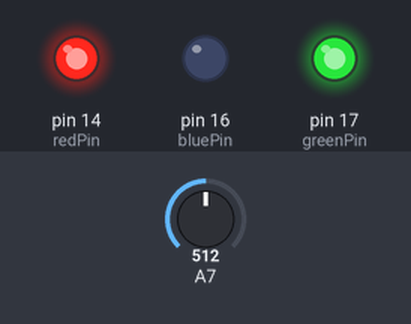
Bench run of a sketch on a simulated Arduino Uno, built with avr-gcc and run on an emulated ATmega328P. Parts: output pins drawn as LEDs (lit = HIGH). The inputs (shaded band) are chosen by the test bench; at power-on: A7 = 512.

Above: at 1.2 s.
1.3 s: A7 set to 402
2.8 s: A7 set to 374
At 3.9 s:
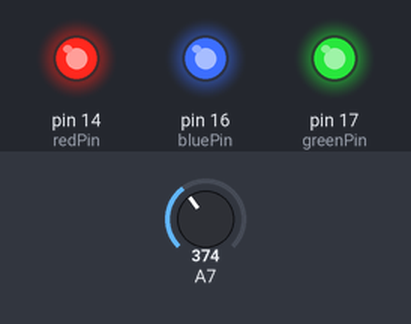
4.3 s: A7 set to 133
5.8 s: A7 set to 116
At 6.2 s:
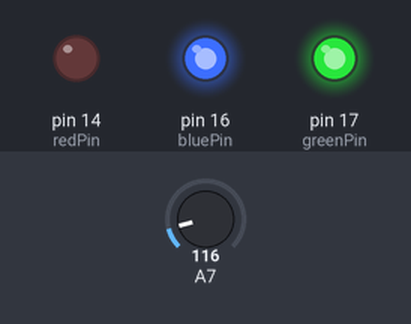
7.3 s: A7 set to 900
At 8.4 s:
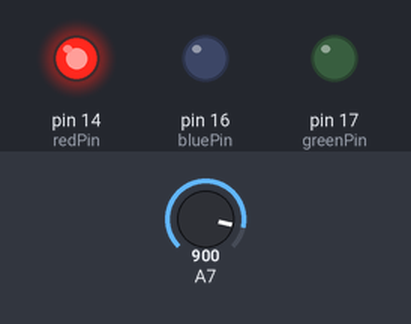
8.8 s: A7 set to 878
At 9.7 s:
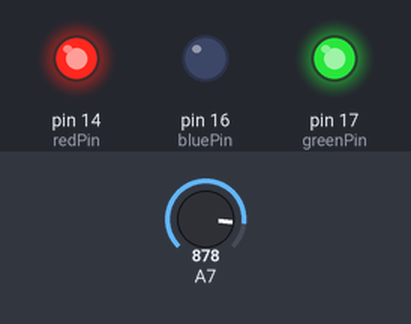
Timing chart, 0 to 11.3 s (numbered marks = the images above; inputs shaded):
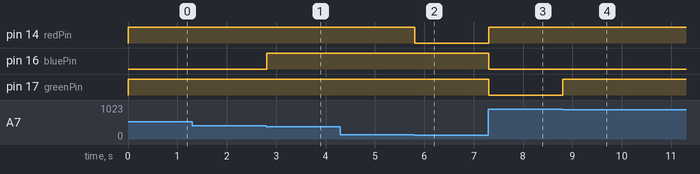

Measured:
- the behaviour switches between 385 and 384 on A7 (found by bisection; images 0 and 1)
- the behaviour switches between 128 and 127 on A7 (found by bisection; images 1 and 2)
- the behaviour switches between 896 and 895 on A7 (found by bisection; images 3 and 4)
- after the input at 1.3 s, every drawn part: stays the same
- after the input at 2.8 s, pin 16 (bluePin): LOW → HIGH at once
- after the input at 4.3 s, every drawn part: stays the same
- after the input at 5.8 s, pin 14 (redPin): HIGH → LOW at once
- after the input at 7.3 s, pin 14 (redPin): LOW → HIGH at once; pin 16 (bluePin), pin 17 (greenPin): HIGH → LOW at once
- after the input at 8.8 s, pin 17 (greenPin): LOW → HIGH at once

The sketch:

Demo2.ino
```cpp
int redPin =  14;
int greenPin =  17;
int bluePin =  16 ;

void setup()   {
  pinMode(redPin, OUTPUT);
  pinMode(greenPin, OUTPUT);
  pinMode(bluePin, OUTPUT);
}

int redIntensity = 0;

void loop()
{
  // read the pot position
  redIntensity = analogRead(21);

  // set all 3 pins to the desired intensity
  analogWrite(redPin, redIntensity);
  analogWrite(bluePin, 512 - redIntensity);
  analogWrite(greenPin, 1023 - redIntensity);


  // remain at this color, but not for very long
  Serial.println(redIntensity);
  delay(10);
}
```
